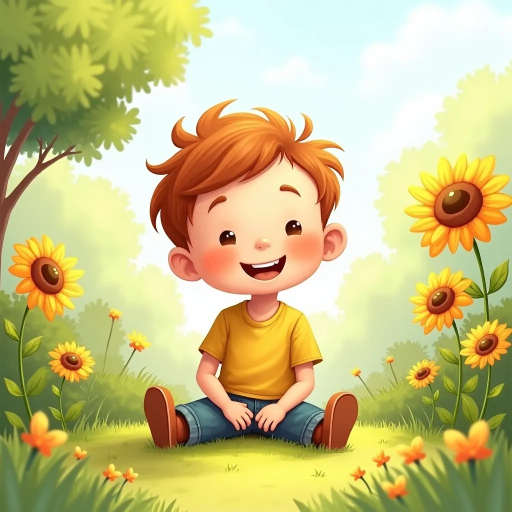
#> input picture temp_image_1.png, 1024 x 1024 px (shown at 1/2 size)
$ python -i pdf_maker.py   (imports and definitions only)
#> lines starting #> are read from the running program, lines starting #| are printed output that depends on the picture
from fpdf import FPDF
import requests
import tempfile
import os
from PIL import Image, ImageFilter, ImageOps


# [13 lines left out: function _download_image, not called in this run]


def _create_coloring_image(image_path):
#> called with image_path = '../temp_image_1.png'
    if not image_path or not os.path.exists(image_path):
        return None
    try:
        img = Image.open(image_path)
#> img is the input picture: PIL image 1024x1024 RGB; mean R, G, B 199.8, 189.3, 128.2
        img = img.resize((800, 800))
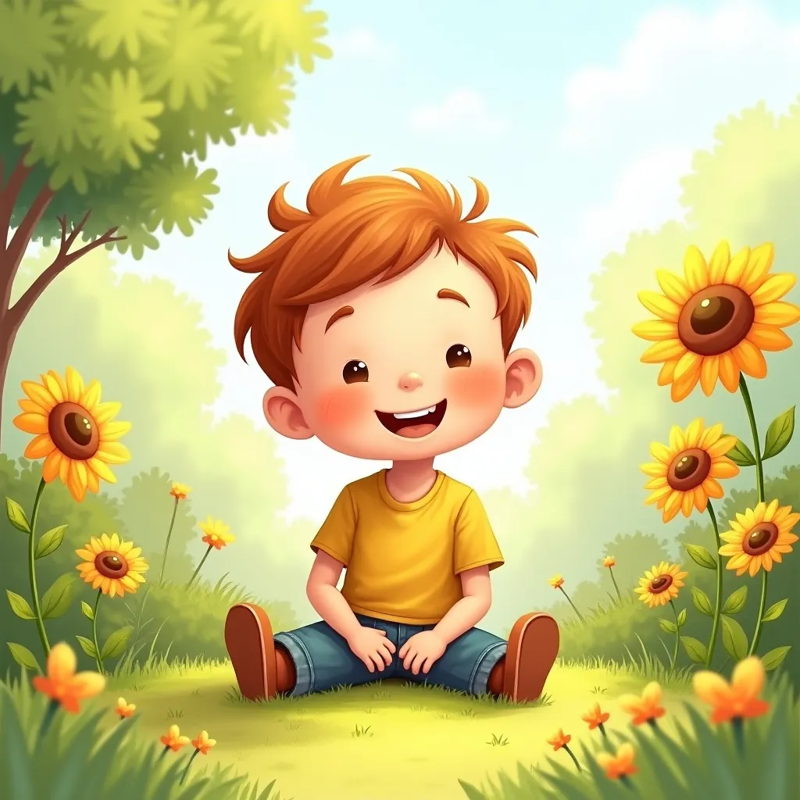
#> img: PIL image 800x800 RGB; mean R, G, B 199.8, 189.3, 128.2
        gray = img.convert("L")
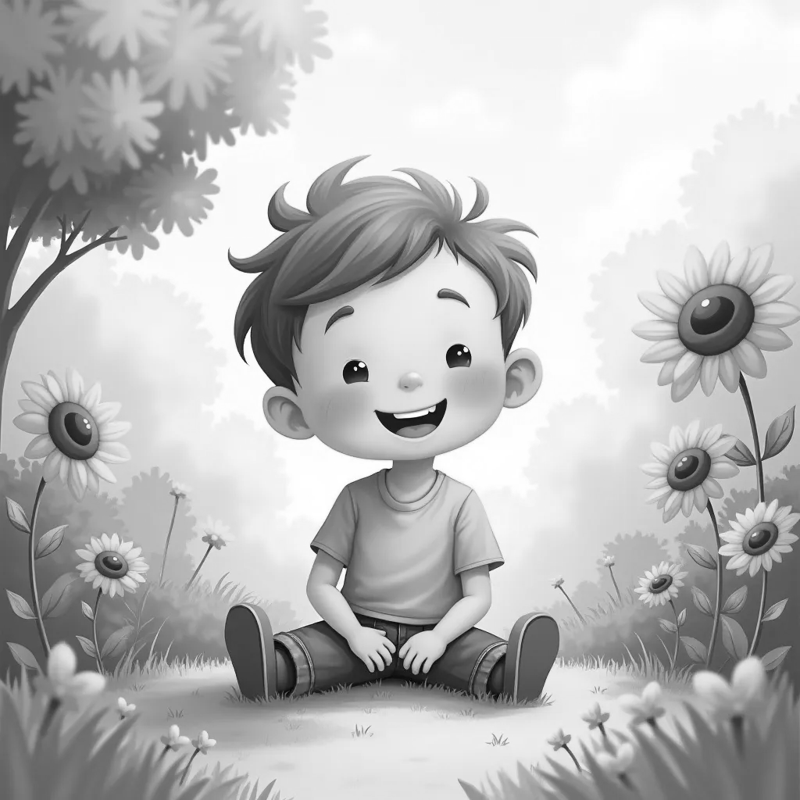
#> gray: PIL image 800x800 L; min 5, max 255, mean 185.5
        edges = gray.filter(ImageFilter.CONTOUR)
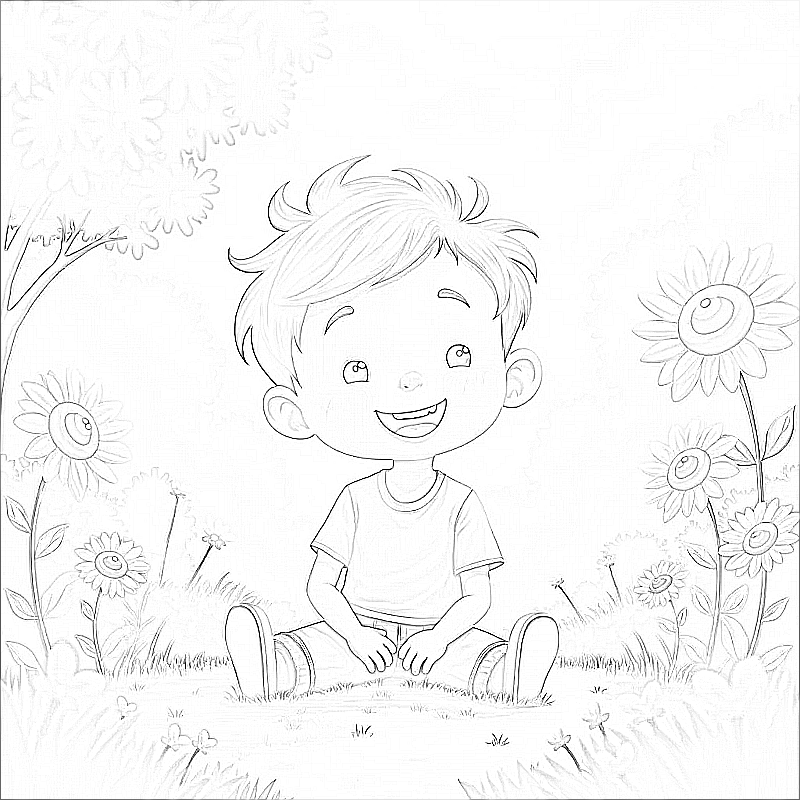
#> edges: PIL image 800x800 L; min 0, max 255, mean 246.9
        edges = ImageOps.autocontrast(edges, cutoff=2)
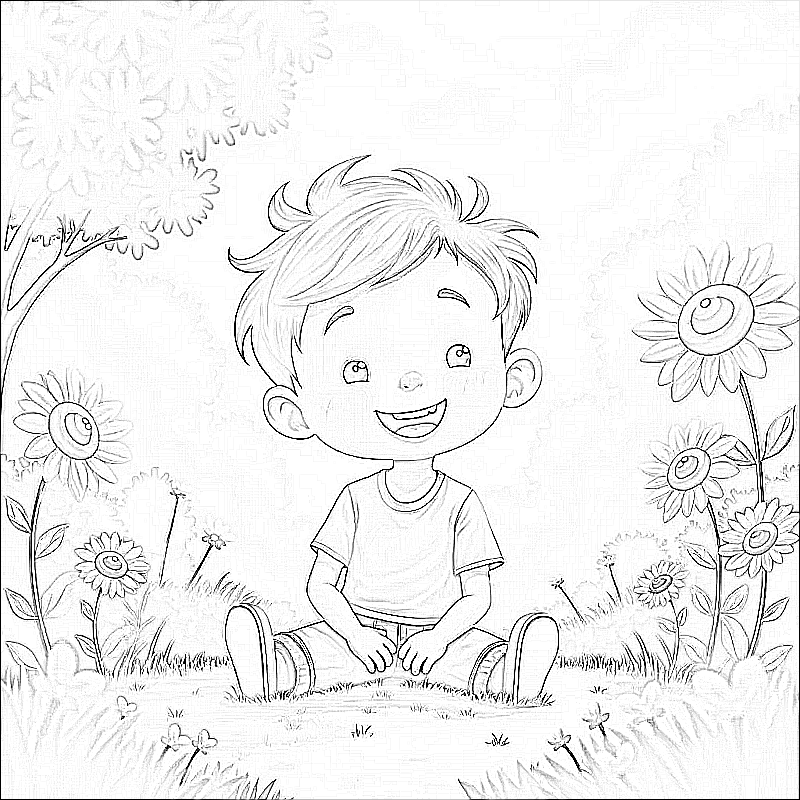
#> edges: PIL image 800x800 L; min 0, max 255, mean 240.1
        tmp = tempfile.NamedTemporaryFile(delete=False, suffix=".png")
        edges.save(tmp.name)
        tmp.close()
        return tmp.name
    except Exception as e:
        print(f"Error creating coloring image: {e}")
        return None


# [307 lines left out: functions _safe_text, _download_all_images, _cleanup_paths, create_full_pdf, create_coloring_pdf, create_edu_pdf, not called in this run]

>>> result = _create_coloring_image('../temp_image_1.png')
